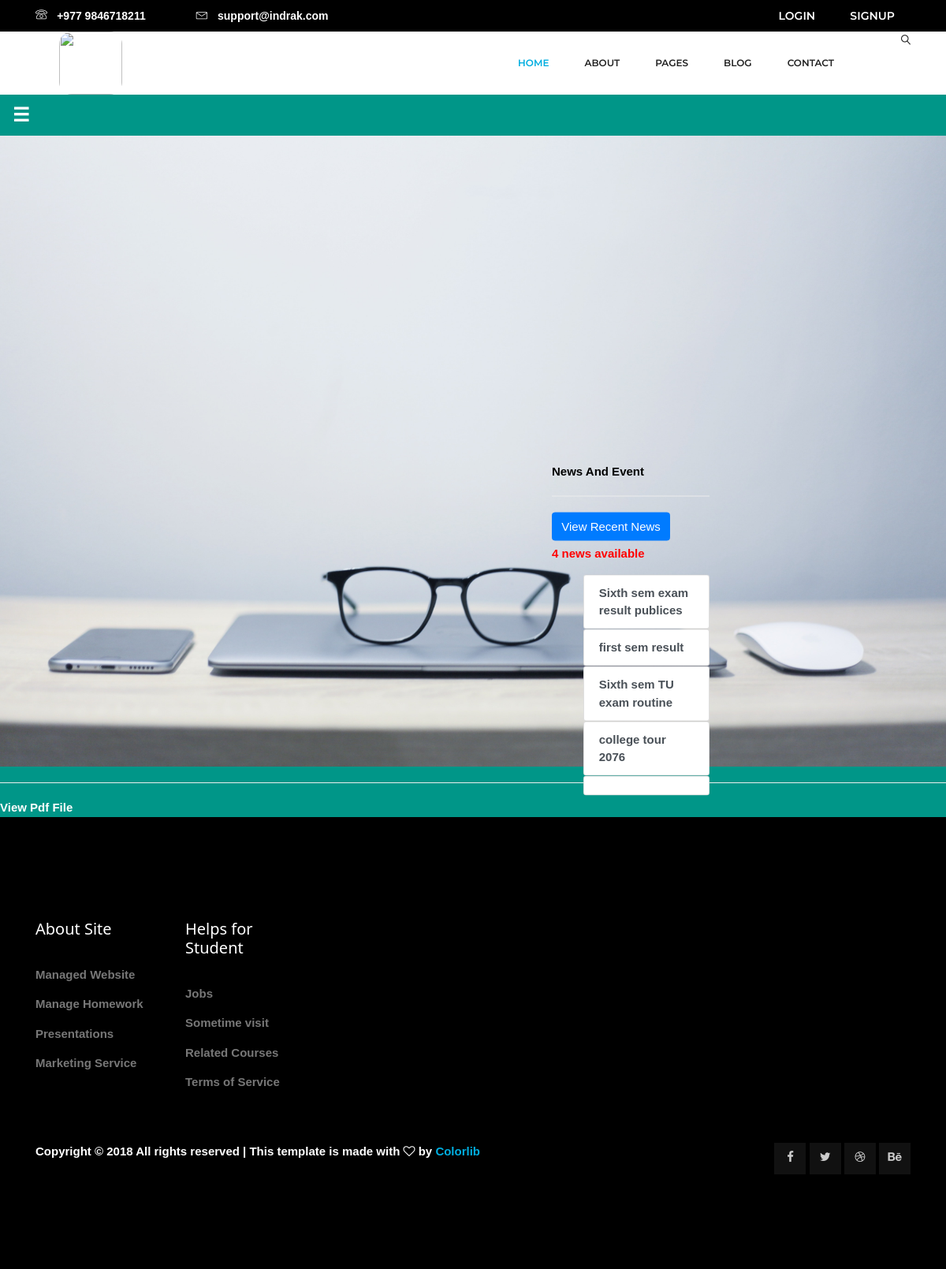
The app's page /student/news/ with its own data.
### Student/models.py (models this page shows)
class News(models.Model):
    title = models.CharField(max_length=150, null=True, blank=True)
    file = models.FileField(upload_to='profile/', null=True, blank=True)
    def __str__(self):
        return self.title

### Student/views.py (the view)
# urls.py: path('news/', views.news, name='news'),
def news(request):
        s = News.objects.all()
        b = len(s)
        c = s[0]
        c1 = s[1]
        c2 = s[2]
        c3 = s[3]
        context = {
            'news': s,
            'item': b,
            'sixth': c,
            'first': c1,
            'routine': c2,
            'tour': c3,
        }
        return render(request, 'afterlogin.html', context)

### templates/afterlogin.html (shortened to what this page needs)
{% extends  'master1.html' %}
    {%block 'logo'%}
    <a href="{%url 'profile' %}">
        <img src="{{MEDIA_URL}}{{student.profile.url}}" style="height: 80px; width: auto; border-radius: 20%;float: left;margin-left: -10px;">
    </a>
    {%endblock%}
{% block 'content' %}
{%load static%}
<link rel="stylesheet" href=" {% static 'css/student_dashboard.css' %}">
<body>
        <div id="main">
            <div class="w3-teal" style="background-color: white; ">
                <button id="openNav"  class="w3-button w3-teal w3-xlarge" onclick="w3_open()">&#9776;</button>
                <img src="{%static 'img/alogin.jpg'%}" style="width: 100%; height: 100%">
                <div class="center" style="position: absolute; top: 50%; left: 50%; transform: translate(-50%, -50%);">
                    <div class="" style="margin-left: 400px;">
                    <span style="color: black">News And Event<hr/></span>
                         <div class="input-group">
                             <a href="{% url 'news'%}"><button type="submit" id="title" name="title" class="btn btn-primary">View Recent News</button></a>
                        </div>
                {%if item%}
                <p style="color:red;">{{item}} news available</p>
                {%endif%}
                    <div class="panel panel-info">
                    <ul>
                        {%if sixth%}
                        <a href="{% url 'student_dashboard'%}"><li class="list-group-item list-group-item-action">{{sixth}}</li></a></a>
                        {%endif%}
                        {%if first%}
                        <a href="{% url 'first_sem'%}"><li class="list-group-item list-group-item-action">{{first}}</li></a></a>
                        {%endif%}
                        {%if routine%}
                        <a href="https://www.tuiost.edu.np/notice"><li class="list-group-item list-group-item-action">{{routine}}</li></a></a>
                        {%endif%}
                        {%if tour%}
                        <a href="#"><li class="list-group-item list-group-item-action">{{tour}}</li></a></a>
                        {%endif%}
                        {%if news%}
                        <a href="#"><li class="list-group-item list-group-item-action">{{news.file}}</li></a></a>
                        {%endif%}
                    </ul>
                    </div>
            </div>
        </div>
<hr/>
<a href=" {% url 'htm_pdf'%}" style="height:100%; width:100%">View Pdf File</a>
</body>
{%endblock%}

### static/css/student_dashboard.css (style rules this page uses)
html { box-sizing:border-box }
*,*:before,*:after { box-sizing:inherit }
html { -ms-text-size-adjust:100%;-webkit-text-size-adjust:100% }
body { margin:0 }
a { background-color:transparent }
img { border-style:none }
hr { box-sizing:content-box;height:0;overflow:visible }
button,input,select,textarea,optgroup { font:inherit;margin:0 }
button,input { overflow:visible }
button,select { text-transform:none }
button,[type=button],[type=reset],[type=submit] { -webkit-appearance:button }
html,body { font-family:Verdana,sans-serif;font-size:15px;line-height:1.5 }
html { overflow-x:hidden }
hr { border:0;border-top:1px solid #eee;margin:20px 0 }
img { vertical-align:middle }
a { color:inherit }
.w3-btn,.w3-button { border:none;display:inline-block;padding:8px 16px;vertical-align:middle;overflow:hidden;text-decoration:none;color:inherit;background-color:inherit;text-align:center;cursor:pointer;white-space:nowrap }
.w3-btn,.w3-button { -webkit-touch-callout:none;-webkit-user-select:none;-khtml-user-select:none;-moz-user-select:none;-ms-user-select:none;user-select:none }
.w3-main,#main { transition:margin-left .4s }
.w3-xlarge { font-size:24px!important }
.w3-teal,.w3-hover-teal:hover { color:#fff!important;background-color:#009688!important }

### records on screen
News: title "Sixth sem exam result publices"
News: title "first sem result"
News: title "Sixth sem TU exam routine"
News: title "college tour 2076"

### other values on screen
{{ item }} "4"
